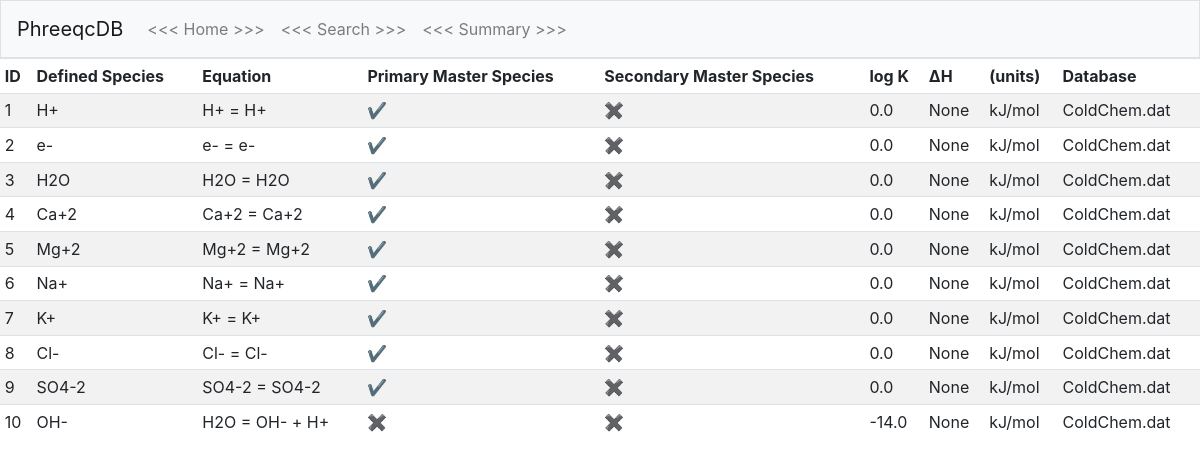
/details?id=1&type=solution_species, run on the app's committed database.
### tables this page shows
CREATE TABLE solution_species (id INTEGER, equation TEXT, reactants TEXT, defined_species TEXT, primary_master_species INTEGER DEFAULT 0, secondary_master_species INTEGER DEFAULT 0, other_products TEXT, log_k REAL, delta_h REAL, delta_h_units TEXT DEFAULT [kJ/mol], analytic_1 REAL, analytic_2 REAL, analytic_3 REAL, analytic_4 REAL, analytic_5 REAL, analytic_6 REAL, gamma_a REAL, gamma_b REAL, llnl_gamma REAL, co2_llnl_gamma INTEGER DEFAULT 0, dw REAL DEFAULT 0, Vm TEXT, millero TEXT, activity_water INTEGER DEFAULT 0, add_log_k_named_expression TEXT, add_log_k_coefficient REAL, erm_ddl REAL DEFAULT 1.0, no_check INTEGER DEFAULT 0, mole_balance TEXT, db_id INTEGER, PRIMARY KEY(id), FOREIGN KEY(db_id) REFERENCES db_meta(id) ON DELETE CASCADE);

CREATE TABLE db_meta (id INTEGER, name TEXT NOT NULL, solution_master_species INTEGER, solution_species INTEGER, phases INTEGER, PRIMARY KEY(id));

### application.py (the view)
@app.route("/details")
def details():
    db_id = flask.request.args.get("id")
    search_type = flask.request.args.get("type")
    if search_type == "solution_master_species":
        results = db.execute(
            "SELECT solution_master_species.id AS ID, element AS Element, master_species AS Species, primary_master_species AS 'Primary Master Species', secondary_master_species AS 'Secondary Master Species', alkalinity AS Alkalinity, element_gfw AS 'Gram Formula Weight', db_meta.name AS Database FROM solution_master_species JOIN db_meta ON solution_master_species.db_id = db_meta.id WHERE db_id = ?", db_id)
    elif search_type == "solution_species":
        results = db.execute(
            "SELECT solution_species.id AS ID, defined_species AS 'Defined Species', equation AS Equation, primary_master_species AS 'Primary Master Species', secondary_master_species AS 'Secondary Master Species', log_k AS 'log K', delta_h AS 'ΔH', delta_h_units AS '(units)', db_meta.name AS Database FROM solution_species JOIN db_meta ON solution_species.db_id = db_meta.id WHERE db_id = ?", db_id)
    elif search_type == "phases":
        results = db.execute(
                    "SELECT phases.id AS ID, phases.name AS Name, defined_phase AS Formula, equation AS Equation, log_k AS 'log K', delta_h AS 'ΔH', delta_h_units AS '(units)', db_meta.name AS Database FROM phases JOIN db_meta ON phases.db_id = db_meta.id WHERE db_id = ?", db_id)
    if search_type == "solution_master_species" or search_type == "solution_species":
        for i in range(len(results)):
            for old, new in [("0", "\u2716"), ("1", "\u2714")]:
                results[i]["Primary Master Species"] = str(results[i]["Primary Master Species"]).replace(old, new)
                results[i]["Secondary Master Species"] = str(results[i]["Secondary Master Species"]).replace(old, new)
    return flask.render_template("results.html", results=results)

### templates/results.html
{% extends "layout.html" %}
{% block main %}
<div>
    <table class="table table-hover table-sm table-striped">
        <thead>
            {% for key in results[0] %}
                <td>{{ key }}</td>
            {% endfor %}
        </thead>
        <tbody>
            {% for result in results %}
                <tr>
                    {% for key, value in result.items() %}
                        <td>{{ value }}</td>
                    {% endfor %}
                </tr>
            {% endfor %}
        </tbody>
    </table>
</div>
{% endblock %}

### static/styles.css (style rules this page uses)
thead { font-weight: bold; }

### data on the page
solution_species: result "1" "✔" "✖" "None", defined_species "H+", equation "H+ = H+", log_k "0.0", delta_h_units "kJ/mol", name "ColdChem.dat"
solution_species: result "2" "✔" "✖" "None", defined_species "e-", equation "e- = e-", log_k "0.0", delta_h_units "kJ/mol", name "ColdChem.dat"
solution_species: result "3" "✔" "✖" "None", defined_species "H2O", equation "H2O = H2O", log_k "0.0", delta_h_units "kJ/mol", name "ColdChem.dat"
solution_species: result "4" "✔" "✖" "None", defined_species "Ca+2", equation "Ca+2 = Ca+2", log_k "0.0", delta_h_units "kJ/mol", name "ColdChem.dat"
solution_species: result "5" "✔" "✖" "None", defined_species "Mg+2", equation "Mg+2 = Mg+2", log_k "0.0", delta_h_units "kJ/mol", name "ColdChem.dat"
solution_species: result "6" "✔" "✖" "None", defined_species "Na+", equation "Na+ = Na+", log_k "0.0", delta_h_units "kJ/mol", name "ColdChem.dat"
solution_species: result "7" "✔" "✖" "None", defined_species "K+", equation "K+ = K+", log_k "0.0", delta_h_units "kJ/mol", name "ColdChem.dat"
solution_species: result "8" "✔" "✖" "None", defined_species "Cl-", equation "Cl- = Cl-", log_k "0.0", delta_h_units "kJ/mol", name "ColdChem.dat"
solution_species: result "9" "✔" "✖" "None", defined_species "SO4-2", equation "SO4-2 = SO4-2", log_k "0.0", delta_h_units "kJ/mol", name "ColdChem.dat"
solution_species: result "10" "✖" "✖" "None", defined_species "OH-", equation "H2O = OH- + H+", log_k "-14.0", delta_h_units "kJ/mol", name "ColdChem.dat"

### other printed values
{{ key }} "ID" "Defined Species" "Equation" "Primary Master Species" "Secondary Master Species" "log K" "ΔH" "(units)" "Database"
